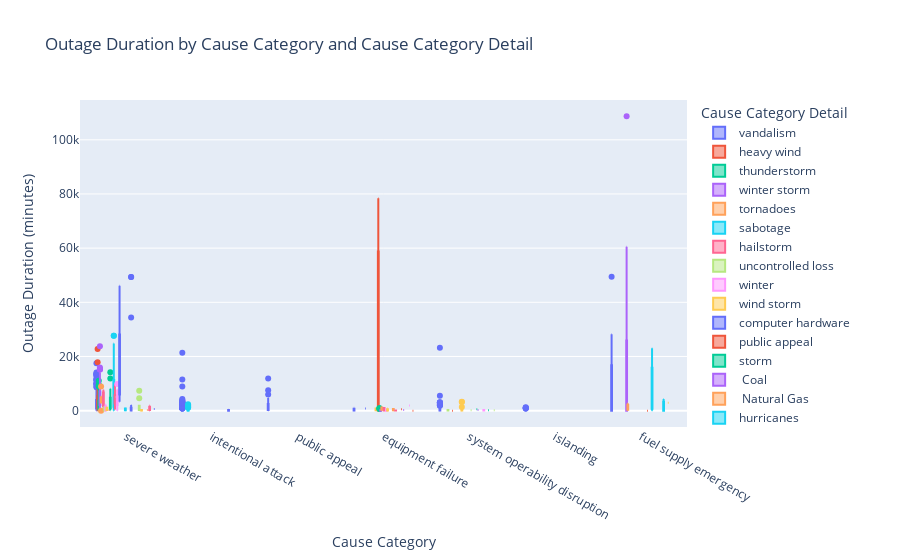

Notebook code for this chart:
### Markdown cell above
### Analysis 5) Cause Category and Cause Category Detail vs Outage Duration

### Code cell
# Create a box plot to visualize the distribution of OUTAGE.DURATION for different CAUSE.CATEGORY and CAUSE.CATEGORY.DETAIL
fig5 = px.box(
    df, 
    x="CAUSE.CATEGORY", 
    y="OUTAGE.DURATION", 
    color="CAUSE.CATEGORY.DETAIL",  # Group by CAUSE.CATEGORY.DETAIL
    title="Outage Duration by Cause Category and Cause Category Detail",
    labels={"CAUSE.CATEGORY": "Cause Category", "OUTAGE.DURATION": "Outage Duration (minutes)", "CAUSE.CATEGORY.DETAIL": "Cause Category Detail"}
)

# Show the plot
fig5.show()

### Figure 1 — Plotly figure (JSON) as saved in the notebook; plotly's stock layout.template omitted (floating-point values rounded to 4 significant figures; data arrays with more than 128 entries replaced by an {"elided": "..."} marker saying what was removed)
{"data": [{"alignmentgroup": "True", "hovertemplate": "Cause Category Detail=vandalism<br>Cause Category=%{x}<br>Outage Duration (minutes)=%{y}<extra></extra>", "legendgroup": "vandalism", "marker": {"color": "#636efa"}, "name": "vandalism", "notched": false, "offsetgroup": "vandalism", "orientation": "v", "showlegend": true, "type": "box", "x": {"elided": "806 str values"}, "x0": " ", "xaxis": "x", "y": {"elided": "806 int values"}, "y0": " ", "yaxis": "y"}, {"alignmentgroup": "True", "hovertemplate": "Cause Category Detail=heavy wind<br>Cause Category=%{x}<br>Outage Duration (minutes)=%{y}<extra></extra>", "legendgroup": "heavy wind", "marker": {"color": "#EF553B"}, "name": "heavy wind", "notched": false, "offsetgroup": "heavy wind", "orientation": "v", "showlegend": true, "type": "box", "x": ["severe weather", "severe weather", "severe weather", "severe weather", "severe weather", "severe weather", "severe weather", "severe weather", "severe weather", "severe weather", "severe weather", "severe weather", "severe weather", "severe weather", "severe weather", "severe weather", "severe weather", "severe weather", "severe weather", "severe weather", "severe weather", "severe weather", "severe weather", "severe weather", "severe weather", "severe weather", "severe weather", "severe weather", "severe weather", "severe weather", "severe weather", "severe weather", "severe weather", "severe weather", "severe weather", "severe weather", "severe weather", "severe weather", "severe weather", "severe weather", "severe weather", "severe weather", "severe weather", "severe weather", "severe weather", "severe weather", "severe weather", "severe weather", "severe weather", "severe weather", "severe weather", "severe weather", "severe weather", "severe weather", "severe weather", "severe weather", "severe weather", "severe weather", "severe weather", "severe weather", "severe weather"], "x0": " ", "xaxis": "x", "y": [3000, 480, 5820, 5115, 7650, 2820, 3360, 705, 3494, 5700, 3630, 5840, 570, 600, 1920, 17865, 1200, 2580, 1, 120, 2100, 2040, 3300, 6690, 6276, 2639, 6480, 9630, 3507, 2820, 5855, 22769, 4285, 2279, 1950, 4920, 2985, 6938, 5160, 10499, 805, 3630, 11531, 1420, 930, 11420, 1318, 240, 985, 4380, 4313, 3584, 2100, 1005, 2790, 125, 1230, 131, 570, 60, 1087], "y0": " ", "yaxis": "y"}, {"alignmentgroup": "True", "hovertemplate": "Cause Category Detail=thunderstorm<br>Cause Category=%{x}<br>Outage Duration (minutes)=%{y}<extra></extra>", "legendgroup": "thunderstorm", "marker": {"color": "#00cc96"}, "name": "thunderstorm", "notched": false, "offsetgroup": "thunderstorm", "orientation": "v", "showlegend": true, "type": "box", "x": {"elided": "178 str values"}, "x0": " ", "xaxis": "x", "y": {"elided": "178 int values"}, "y0": " ", "yaxis": "y"}, {"alignmentgroup": "True", "hovertemplate": "Cause Category Detail=winter storm<br>Cause Category=%{x}<br>Outage Duration (minutes)=%{y}<extra></extra>", "legendgroup": "winter storm", "marker": {"color": "#ab63fa"}, "name": "winter storm", "notched": false, "offsetgroup": "winter storm", "orientation": "v", "showlegend": true, "type": "box", "x": ["severe weather", "severe weather", "severe weather", "severe weather", "severe weather", "severe weather", "severe weather", "severe weather", "severe weather", "severe weather", "severe weather", "severe weather", "severe weather", "severe weather", "severe weather", "severe weather", "severe weather", "severe weather", "severe weather", "severe weather", "severe weather", "severe weather", "severe weather", "severe weather", "severe weather", "severe weather", "severe weather", "severe weather", "severe weather", "severe weather", "severe weather", "severe weather", "severe weather", "severe weather", "severe weather", "severe weather", "severe weather", "severe weather", "severe weather", "severe weather", "severe weather", "severe weather", "severe weather", "severe weather", "severe weather", "severe weather", "severe weather", "severe weather", "severe weather", "severe weather", "severe weather", "severe weather", "severe weather", "severe weather", "severe weather", "severe weather", "severe weather", "severe weather", "severe weather", "severe weather", "severe weather", "severe weather", "severe weather", "severe weather", "severe weather", "severe weather", "severe weather", "severe weather", "severe weather", "severe weather", "severe weather", "severe weather", "severe weather", "severe weather", "severe weather", "severe weather", "severe weather", "severe weather", "severe weather", "severe weather", "severe weather", "severe weather", "severe weather", "severe weather", "severe weather", "severe weather", "severe weather", "severe weather", "severe weather", "severe weather", "severe weather", "severe weather", "severe weather", "severe weather", "severe weather", "severe weather", "severe weather", "severe weather", "severe weather", "severe weather", "severe weather"], "x0": " ", "xaxis": "x", "y": [1860, 2818, 32, 4200, 2670, 3540, 3637, 4320, 4110, 6420, 4050, 9150, 327, 1860, 6300, 2120, 15950, 23773, 12240, 1020, 5340, 8940, 1920, 2700, 1671, 3938, 4440, 4232, 5790, 9450, 4139, 720, 2790, 7080, 3570, 6492, 15180, 11640, 7920, 6480, 3388, 3720, 11580, 7440, 3480, 6600, 9886, 6660, 4150, 4740, 4140, 15420, 347, 1044, 10726, 5400, 7320, 2520, 13140, 15492, 4740, 2645, 4890, 2759, 5160, 15180, 5910, 2820, 1950, 6780, 5227, 4080, 10274, 2700, 8160, 1355, 2640, 1565, 2691, 485, 106, 810, 1380, 1800, 1865, 5880, 11880, 7200, 148, 13972, 480, 4745, 2108, 3667, 1037, 673, 950, 2140, 1, 13650, 14040], "y0": " ", "yaxis": "y"}, {"alignmentgroup": "True", "hovertemplate": "Cause Category Detail=tornadoes<br>Cause Category=%{x}<br>Outage Duration (minutes)=%{y}<extra></extra>", "legendgroup": "tornadoes", "marker": {"color": "#FFA15A"}, "name": "tornadoes", "notched": false, "offsetgroup": "tornadoes", "orientation": "v", "showlegend": true, "type": "box", "x": ["severe weather", "severe weather", "severe weather", "severe weather", "severe weather", "severe weather", "severe weather", "severe weather"], "x0": " ", "xaxis": "x", "y": [2970, 8880, 4032, 4045, 3264, 4, 3000, 5310], "y0": " ", "yaxis": "y"}, {"alignmentgroup": "True", "hovertemplate": "Cause Category Detail=sabotage<br>Cause Category=%{x}<br>Outage Duration (minutes)=%{y}<extra></extra>", "legendgroup": "sabotage", "marker": {"color": "#19d3f3"}, "name": "sabotage", "notched": false, "offsetgroup": "sabotage", "orientation": "v", "showlegend": true, "type": "box", "x": ["intentional attack", "intentional attack", "intentional attack", "intentional attack", "intentional attack", "intentional attack", "intentional attack", "intentional attack", "intentional attack", "intentional attack", "intentional attack", "intentional attack", "intentional attack", "intentional attack", "intentional attack", "intentional attack", "intentional attack", "intentional attack", "intentional attack", "intentional attack", "intentional attack", "intentional attack", "intentional attack", "intentional attack", "intentional attack", "intentional attack", "intentional attack", "intentional attack", "intentional attack", "intentional attack", "intentional attack", "intentional attack"], "x0": " ", "xaxis": "x", "y": [155, 1605, 1, 5, 1, 120, 5, 1919, 1, 189, 227, 451, 1673, 60, 15, 73, 1, 1, 1199, 73, 83, 1, 1, 60, 2363, 1068, 1, 1, 60, 175, 105, 0], "y0": " ", "yaxis": "y"}, {"alignmentgroup": "True", "hovertemplate": "Cause Category Detail=hailstorm<br>Cause Category=%{x}<br>Outage Duration (minutes)=%{y}<extra></extra>", "legendgroup": "hailstorm", "marker": {"color": "#FF6692"}, "name": "hailstorm", "notched": false, "offsetgroup": "hailstorm", "orientation": "v", "showlegend": true, "type": "box", "x": ["severe weather", "severe weather", "severe weather"], "x0": " ", "xaxis": "x", "y": [3621, 7740, 1080], "y0": " ", "yaxis": "y"}, {"alignmentgroup": "True", "hovertemplate": "Cause Category Detail=uncontrolled loss<br>Cause Category=%{x}<br>Outage Duration (minutes)=%{y}<extra></extra>", "legendgroup": "uncontrolled loss", "marker": {"color": "#B6E880"}, "name": "uncontrolled loss", "notched": false, "offsetgroup": "uncontrolled loss", "orientation": "v", "showlegend": true, "type": "box", "x": ["system operability disruption", "system operability disruption", "system operability disruption", "system operability disruption", "system operability disruption", "severe weather", "system operability disruption", "system operability disruption", "system operability disruption", "system operability disruption", "system operability disruption", "severe weather", "system operability disruption", "system operability disruption"], "x0": " ", "xaxis": "x", "y": [19, 21, 373, 304, 204, 30, 65, 50, 90, 55, 25, 1226, 224, 220], "y0": " ", "yaxis": "y"}, {"alignmentgroup": "True", "hovertemplate": "Cause Category Detail=winter<br>Cause Category=%{x}<br>Outage Duration (minutes)=%{y}<extra></extra>", "legendgroup": "winter", "marker": {"color": "#FF97FF"}, "name": "winter", "notched": false, "offsetgroup": "winter", "orientation": "v", "showlegend": true, "type": "box", "x": ["severe weather", "severe weather", "severe weather", "severe weather", "severe weather", "severe weather", "severe weather", "severe weather", "severe weather", "severe weather", "severe weather", "severe weather", "severe weather", "severe weather", "severe weather", "severe weather", "severe weather", "severe weather", "severe weather", "severe weather", "severe weather", "severe weather", "severe weather"], "x0": " ", "xaxis": "x", "y": [935, 150, 251, 1200, 150, 1920, 1203, 1559, 2280, 1840, 1196, 59, 1, 54, 1, 1950, 1265, 182, 180, 300, 54, 53, 1999], "y0": " ", "yaxis": "y"}, {"alignmentgroup": "True", "hovertemplate": "Cause Category Detail=wind storm<br>Cause Category=%{x}<br>Outage Duration (minutes)=%{y}<extra></extra>", "legendgroup": "wind storm", "marker": {"color": "#FECB52"}, "name": "wind storm", "notched": false, "offsetgroup": "wind storm", "orientation": "v", "showlegend": true, "type": "box", "x": ["severe weather", "severe weather", "severe weather", "severe weather", "severe weather", "severe weather"], "x0": " ", "xaxis": "x", "y": [1260, 528, 1050, 455, 103, 210], "y0": " ", "yaxis": "y"}, {"alignmentgroup": "True", "hovertemplate": "Cause Category Detail=computer hardware<br>Cause Category=%{x}<br>Outage Duration (minutes)=%{y}<extra></extra>", "legendgroup": "computer hardware", "marker": {"color": "#636efa"}, "name": "computer hardware", "notched": false, "offsetgroup": "computer hardware", "orientation": "v", "showlegend": true, "type": "box", "x": ["equipment failure"], "x0": " ", "xaxis": "x", "y": [762], "y0": " ", "yaxis": "y"}, {"alignmentgroup": "True", "hovertemplate": "Cause Category Detail=public appeal<br>Cause Category=%{x}<br>Outage Duration (minutes)=%{y}<extra></extra>", "legendgroup": "public appeal", "marker": {"color": "#EF553B"}, "name": "public appeal", "notched": false, "offsetgroup": "public appeal", "orientation": "v", "showlegend": true, "type": "box", "x": ["system operability disruption", "severe weather"], "x0": " ", "xaxis": "x", "y": [1, 280], "y0": " ", "yaxis": "y"}, {"alignmentgroup": "True", "hovertemplate": "Cause Category Detail=storm<br>Cause Category=%{x}<br>Outage Duration (minutes)=%{y}<extra></extra>", "legendgroup": "storm", "marker": {"color": "#00cc96"}, "name": "storm", "notched": false, "offsetgroup": "storm", "orientation": "v", "showlegend": true, "type": "box", "x": ["severe weather", "severe weather", "severe weather", "severe weather", "severe weather", "severe weather", "severe weather", "severe weather", "severe weather", "severe weather", "severe weather", "severe weather", "severe weather", "severe weather", "severe weather", "severe weather", "severe weather", "severe weather", "severe weather", "severe weather", "severe weather", "severe weather", "severe weather", "severe weather", "severe weather", "severe weather", "severe weather", "severe weather", "severe weather", "severe weather", "severe weather", "severe weather", "severe weather", "severe weather", "severe weather", "severe weather", "severe weather", "severe weather", "severe weather", "severe weather", "severe weather"], "x0": " ", "xaxis": "x", "y": [136, 4410, 4830, 4320, 3915, 11850, 5790, 4259, 1830, 6000, 2220, 1130, 7609, 659, 1320, 810, 1200, 960, 4470, 4338, 930, 373, 3599, 6090, 2089, 3300, 4710, 1456, 523, 1470, 294, 3408, 14190, 6070, 8100, 130, 6914, 385, 4260, 2640, 198], "y0": " ", "yaxis": "y"}, {"alignmentgroup": "True", "hovertemplate": "Cause Category Detail= Coal<br>Cause Category=%{x}<br>Outage Duration (minutes)=%{y}<extra></extra>", "legendgroup": " Coal", "marker": {"color": "#ab63fa"}, "name": " Coal", "notched": false, "offsetgroup": " Coal", "orientation": "v", "showlegend": true, "type": "box", "x": ["fuel supply emergency", "fuel supply emergency", "fuel supply emergency", "fuel supply emergency", "fuel supply emergency", "fuel supply emergency", "fuel supply emergency", "fuel supply emergency", "fuel supply emergency", "fuel supply emergency"], "x0": " ", "xaxis": "x", "y": [1, 108653, 8468, 18660, 1, 20160, 1, 20160, 25920, 60480], "y0": " ", "yaxis": "y"}, {"alignmentgroup": "True", "hovertemplate": "Cause Category Detail= Natural Gas<br>Cause Category=%{x}<br>Outage Duration (minutes)=%{y}<extra></extra>", "legendgroup": " Natural Gas", "marker": {"color": "#FFA15A"}, "name": " Natural Gas", "notched": false, "offsetgroup": " Natural Gas", "orientation": "v", "showlegend": true, "type": "box", "x": ["fuel supply emergency", "fuel supply emergency", "fuel supply emergency", "fuel supply emergency", "fuel supply emergency", "fuel supply emergency", "fuel supply emergency"], "x0": " ", "xaxis": "x", "y": [104, 2761, 2355, 540, 370, 1260, 324], "y0": " ", "yaxis": "y"}, {"alignmentgroup": "True", "hovertemplate": "Cause Category Detail=hurricanes<br>Cause Category=%{x}<br>Outage Duration (minutes)=%{y}<extra></extra>", "legendgroup": "hurricanes", "marker": {"color": "#19d3f3"}, "name": "hurricanes", "notched": false, "offsetgroup": "hurricanes", "orientation": "v", "showlegend": true, "type": "box", "x": ["severe weather", "severe weather", "severe weather", "severe weather", "severe weather", "severe weather", "severe weather", "severe weather", "severe weather", "severe weather", "severe weather", "severe weather", "severe weather", "severe weather", "severe weather", "severe weather", "severe weather", "severe weather", "severe weather", "severe weather", "severe weather", "severe weather", "severe weather", "severe weather", "severe weather", "severe weather", "severe weather", "severe weather", "severe weather", "severe weather", "severe weather", "severe weather", "severe weather", "severe weather", "severe weather", "severe weather", "severe weather", "severe weather", "severe weather", "severe weather", "severe weather", "severe weather", "severe weather", "severe weather", "severe weather", "severe weather", "severe weather", "severe weather", "severe weather", "severe weather", "severe weather", "severe weather", "severe weather", "severe weather", "severe weather", "severe weather", "severe weather", "severe weather", "severe weather", "severe weather", "severe weather", "severe weather", "severe weather", "severe weather", "severe weather", "severe weather", "severe weather", "severe weather", "severe weather", "severe weather", "severe weather", "severe weather", "severe weather", "severe weather"], "x0": " ", "xaxis": "x", "y": [17339, 2340, 9486, 12180, 27698, 12124, 1620, 3360, 685, 27698, 21540, 12890, 2507, 8979, 4800, 10530, 299, 6713, 13488, 300, 4200, 10619, 1440, 990, 1528, 1890, 885, 15, 4140, 11337, 9360, 9600, 488, 14500, 20280, 14639, 8268, 2160, 1440, 692, 13215, 17812, 20416, 6240, 3067, 3060, 1, 18804, 1867, 240, 5820, 720, 480, 3600, 5071, 6840, 221, 24780, 7560, 10380, 2040, 12060, 1080, 1680, 13920, 1099, 2460, 1523, 1560, 360, 1656, 3525, 1187, 2535], "y0": " ", "yaxis": "y"}, {"alignmentgroup": "True", "hovertemplate": "Cause Category Detail=wind/rain<br>Cause Category=%{x}<br>Outage Duration (minutes)=%{y}<extra></extra>", "legendgroup": "wind/rain", "marker": {"color": "#FF6692"}, "name": "wind/rain", "notched": false, "offsetgroup": "wind/rain", "orientation": "v", "showlegend": true, "type": "box", "x": ["severe weather", "severe weather", "severe weather", "severe weather", "severe weather", "severe weather", "severe weather", "severe weather", "severe weather", "severe weather", "severe weather", "severe weather"], "x0": " ", "xaxis": "x", "y": [4590, 5670, 5700, 2319, 5320, 9719, 9480, 5760, 390, 2895, 1301, 3305], "y0": " ", "yaxis": "y"}, {"alignmentgroup": "True", "hovertemplate": "Cause Category Detail=snow/ice storm<br>Cause Category=%{x}<br>Outage Duration (minutes)=%{y}<extra></extra>", "legendgroup": "snow/ice storm", "marker": {"color": "#B6E880"}, "name": "snow/ice storm", "notched": false, "offsetgroup": "snow/ice storm", "orientation": "v", "showlegend": true, "type": "box", "x": ["severe weather"], "x0": " ", "xaxis": "x", "y": [5034], "y0": " ", "yaxis": "y"}, {"alignmentgroup": "True", "hovertemplate": "Cause Category Detail=snow/ice <br>Cause Category=%{x}<br>Outage Duration (minutes)=%{y}<extra></extra>", "legendgroup": "snow/ice ", "marker": {"color": "#FF97FF"}, "name": "snow/ice ", "notched": false, "offsetgroup": "snow/ice ", "orientation": "v", "showlegend": true, "type": "box", "x": ["severe weather", "severe weather", "severe weather", "severe weather", "severe weather", "severe weather", "severe weather", "severe weather", "severe weather", "severe weather", "severe weather", "severe weather", "severe weather"], "x0": " ", "xaxis": "x", "y": [9857, 4242, 7809, 1, 1, 2668, 6940, 4510, 4177, 3943, 448, 4122, 2652], "y0": " ", "yaxis": "y"}, {"alignmentgroup": "True", "hovertemplate": "Cause Category Detail=transmission interruption<br>Cause Category=%{x}<br>Outage Duration (minutes)=%{y}<extra></extra>", "legendgroup": "transmission interruption", "marker": {"color": "#FECB52"}, "name": "transmission interruption", "notched": false, "offsetgroup": "transmission interruption", "orientation": "v", "showlegend": true, "type": "box", "x": ["equipment failure", "system operability disruption", "system operability disruption", "system operability disruption", "system operability disruption", "equipment failure", "system operability disruption", "system operability disruption", "system operability disruption", "system operability disruption", "system operability disruption", "system operability disruption", "system operability disruption", "system operability disruption", "system operability disruption", "system operability disruption", "system operability disruption", "system operability disruption", "system operability disruption"], "x0": " ", "xaxis": "x", "y": [761, 3255, 70, 6, 300, 149, 129, 0, 42, 1365, 191, 3180, 816, 230, 249, 161, 40, 213, 0], "y0": " ", "yaxis": "y"}, {"alignmentgroup": "True", "hovertemplate": "Cause Category Detail=flooding<br>Cause Category=%{x}<br>Outage Duration (minutes)=%{y}<extra></extra>", "legendgroup": "flooding", "marker": {"color": "#636efa"}, "name": "flooding", "notched": false, "offsetgroup": "flooding", "orientation": "v", "showlegend": true, "type": "box", "x": ["severe weather", "severe weather", "severe weather", "severe weather"], "x0": " ", "xaxis": "x", "y": [46080, 10140, 3300, 8670], "y0": " ", "yaxis": "y"}, {"alignmentgroup": "True", "hovertemplate": "Cause Category Detail=transformer outage<br>Cause Category=%{x}<br>Outage Duration (minutes)=%{y}<extra></extra>", "legendgroup": "transformer outage", "marker": {"color": "#EF553B"}, "name": "transformer outage", "notched": false, "offsetgroup": "transformer outage", "orientation": "v", "showlegend": true, "type": "box", "x": ["equipment failure", "equipment failure", "equipment failure"], "x0": " ", "xaxis": "x", "y": [78377, 1, 50], "y0": " ", "yaxis": "y"}, {"alignmentgroup": "True", "hovertemplate": "Cause Category Detail=generator trip<br>Cause Category=%{x}<br>Outage Duration (minutes)=%{y}<extra></extra>", "legendgroup": "generator trip", "marker": {"color": "#00cc96"}, "name": "generator trip", "notched": false, "offsetgroup": "generator trip", "orientation": "v", "showlegend": true, "type": "box", "x": ["equipment failure", "equipment failure", "equipment failure", "equipment failure", "equipment failure", "equipment failure", "equipment failure", "equipment failure", "equipment failure", "equipment failure", "equipment failure", "equipment failure", "equipment failure", "equipment failure", "equipment failure", "equipment failure"], "x0": " ", "xaxis": "x", "y": [168, 600, 159, 0, 227, 295, 221, 155, 159, 854, 179, 182, 269, 125, 230, 909], "y0": " ", "yaxis": "y"}, {"alignmentgroup": "True", "hovertemplate": "Cause Category Detail=relaying malfunction<br>Cause Category=%{x}<br>Outage Duration (minutes)=%{y}<extra></extra>", "legendgroup": "relaying malfunction", "marker": {"color": "#ab63fa"}, "name": "relaying malfunction", "notched": false, "offsetgroup": "relaying malfunction", "orientation": "v", "showlegend": true, "type": "box", "x": ["equipment failure", "equipment failure", "equipment failure"], "x0": " ", "xaxis": "x", "y": [186, 1, 1], "y0": " ", "yaxis": "y"}, {"alignmentgroup": "True", "hovertemplate": "Cause Category Detail=transmission trip<br>Cause Category=%{x}<br>Outage Duration (minutes)=%{y}<extra></extra>", "legendgroup": "transmission trip", "marker": {"color": "#FFA15A"}, "name": "transmission trip", "notched": false, "offsetgroup": "transmission trip", "orientation": "v", "showlegend": true, "type": "box", "x": ["equipment failure", "equipment failure", "equipment failure", "equipment failure", "equipment failure", "equipment failure"], "x0": " ", "xaxis": "x", "y": [318, 885, 1204, 182, 1419, 396], "y0": " ", "yaxis": "y"}, {"alignmentgroup": "True", "hovertemplate": "Cause Category Detail=lightning<br>Cause Category=%{x}<br>Outage Duration (minutes)=%{y}<extra></extra>", "legendgroup": "lightning", "marker": {"color": "#19d3f3"}, "name": "lightning", "notched": false, "offsetgroup": "lightning", "orientation": "v", "showlegend": true, "type": "box", "x": ["severe weather", "severe weather", "severe weather"], "x0": " ", "xaxis": "x", "y": [847, 656, 30], "y0": " ", "yaxis": "y"}, {"alignmentgroup": "True", "hovertemplate": "Cause Category Detail=switching<br>Cause Category=%{x}<br>Outage Duration (minutes)=%{y}<extra></extra>", "legendgroup": "switching", "marker": {"color": "#FF6692"}, "name": "switching", "notched": false, "offsetgroup": "switching", "orientation": "v", "showlegend": true, "type": "box", "x": ["equipment failure", "equipment failure"], "x0": " ", "xaxis": "x", "y": [39, 945], "y0": " ", "yaxis": "y"}, {"alignmentgroup": "True", "hovertemplate": "Cause Category Detail=shed load<br>Cause Category=%{x}<br>Outage Duration (minutes)=%{y}<extra></extra>", "legendgroup": "shed load", "marker": {"color": "#B6E880"}, "name": "shed load", "notched": false, "offsetgroup": "shed load", "orientation": "v", "showlegend": true, "type": "box", "x": ["system operability disruption"], "x0": " ", "xaxis": "x", "y": [130], "y0": " ", "yaxis": "y"}, {"alignmentgroup": "True", "hovertemplate": "Cause Category Detail=line fault<br>Cause Category=%{x}<br>Outage Duration (minutes)=%{y}<extra></extra>", "legendgroup": "line fault", "marker": {"color": "#FF97FF"}, "name": "line fault", "notched": false, "offsetgroup": "line fault", "orientation": "v", "showlegend": true, "type": "box", "x": ["equipment failure", "equipment failure"], "x0": " ", "xaxis": "x", "y": [1, 418], "y0": " ", "yaxis": "y"}, {"alignmentgroup": "True", "hovertemplate": "Cause Category Detail=breaker trip<br>Cause Category=%{x}<br>Outage Duration (minutes)=%{y}<extra></extra>", "legendgroup": "breaker trip", "marker": {"color": "#FECB52"}, "name": "breaker trip", "notched": false, "offsetgroup": "breaker trip", "orientation": "v", "showlegend": true, "type": "box", "x": ["equipment failure", "equipment failure", "equipment failure", "equipment failure"], "x0": " ", "xaxis": "x", "y": [1, 35, 100, 871], "y0": " ", "yaxis": "y"}, {"alignmentgroup": "True", "hovertemplate": "Cause Category Detail=wildfire<br>Cause Category=%{x}<br>Outage Duration (minutes)=%{y}<extra></extra>", "legendgroup": "wildfire", "marker": {"color": "#636efa"}, "name": "wildfire", "notched": false, "offsetgroup": "wildfire", "orientation": "v", "showlegend": true, "type": "box", "x": ["severe weather", "severe weather", "severe weather", "severe weather", "severe weather", "severe weather", "severe weather", "severe weather", "severe weather", "severe weather", "severe weather", "severe weather", "severe weather", "severe weather", "severe weather", "severe weather", "severe weather", "severe weather", "severe weather", "severe weather", "severe weather", "severe weather", "severe weather", "severe weather", "severe weather", "severe weather"], "x0": " ", "xaxis": "x", "y": [1, 49320, 66, 49320, 283, 333, 1050, 870, 2100, 1054, 365, 1, 34390, 13, 47, 252, 962, 47, 17, 21, 617, 1, 37, 751, 1414, 115], "y0": " ", "yaxis": "y"}, {"alignmentgroup": "True", "hovertemplate": "Cause Category Detail= Hydro<br>Cause Category=%{x}<br>Outage Duration (minutes)=%{y}<extra></extra>", "legendgroup": " Hydro", "marker": {"color": "#EF553B"}, "name": " Hydro", "notched": false, "offsetgroup": " Hydro", "orientation": "v", "showlegend": true, "type": "box", "x": ["fuel supply emergency"], "x0": " ", "xaxis": "x", "y": [1], "y0": " ", "yaxis": "y"}, {"alignmentgroup": "True", "hovertemplate": "Cause Category Detail=majorsystem interruption<br>Cause Category=%{x}<br>Outage Duration (minutes)=%{y}<extra></extra>", "legendgroup": "majorsystem interruption", "marker": {"color": "#00cc96"}, "name": "majorsystem interruption", "notched": false, "offsetgroup": "majorsystem interruption", "orientation": "v", "showlegend": true, "type": "box", "x": ["system operability disruption"], "x0": " ", "xaxis": "x", "y": [554], "y0": " ", "yaxis": "y"}, {"alignmentgroup": "True", "hovertemplate": "Cause Category Detail=voltage reduction<br>Cause Category=%{x}<br>Outage Duration (minutes)=%{y}<extra></extra>", "legendgroup": "voltage reduction", "marker": {"color": "#ab63fa"}, "name": "voltage reduction", "notched": false, "offsetgroup": "voltage reduction", "orientation": "v", "showlegend": true, "type": "box", "x": ["system operability disruption"], "x0": " ", "xaxis": "x", "y": [278], "y0": " ", "yaxis": "y"}, {"alignmentgroup": "True", "hovertemplate": "Cause Category Detail=transmission<br>Cause Category=%{x}<br>Outage Duration (minutes)=%{y}<extra></extra>", "legendgroup": "transmission", "marker": {"color": "#FFA15A"}, "name": "transmission", "notched": false, "offsetgroup": "transmission", "orientation": "v", "showlegend": true, "type": "box", "x": ["equipment failure", "equipment failure", "equipment failure"], "x0": " ", "xaxis": "x", "y": [376, 652, 61], "y0": " ", "yaxis": "y"}, {"alignmentgroup": "True", "hovertemplate": "Cause Category Detail=Coal<br>Cause Category=%{x}<br>Outage Duration (minutes)=%{y}<extra></extra>", "legendgroup": "Coal", "marker": {"color": "#19d3f3"}, "name": "Coal", "notched": false, "offsetgroup": "Coal", "orientation": "v", "showlegend": true, "type": "box", "x": ["fuel supply emergency", "fuel supply emergency", "fuel supply emergency", "fuel supply emergency", "fuel supply emergency", "fuel supply emergency", "fuel supply emergency", "fuel supply emergency"], "x0": " ", "xaxis": "x", "y": [1440, 17310, 3600, 5850, 23040, 14400, 1, 1], "y0": " ", "yaxis": "y"}, {"alignmentgroup": "True", "hovertemplate": "Cause Category Detail=substation<br>Cause Category=%{x}<br>Outage Duration (minutes)=%{y}<extra></extra>", "legendgroup": "substation", "marker": {"color": "#FF6692"}, "name": "substation", "notched": false, "offsetgroup": "substation", "orientation": "v", "showlegend": true, "type": "box", "x": ["equipment failure", "equipment failure"], "x0": " ", "xaxis": "x", "y": [15, 64], "y0": " ", "yaxis": "y"}, {"alignmentgroup": "True", "hovertemplate": "Cause Category Detail=heatwave<br>Cause Category=%{x}<br>Outage Duration (minutes)=%{y}<extra></extra>", "legendgroup": "heatwave", "marker": {"color": "#B6E880"}, "name": "heatwave", "notched": false, "offsetgroup": "heatwave", "orientation": "v", "showlegend": true, "type": "box", "x": ["severe weather", "severe weather", "severe weather", "severe weather", "severe weather", "severe weather", "severe weather", "severe weather", "severe weather", "severe weather"], "x0": " ", "xaxis": "x", "y": [420, 1800, 420, 180, 7371, 435, 180, 270, 300, 4605], "y0": " ", "yaxis": "y"}, {"alignmentgroup": "True", "hovertemplate": "Cause Category Detail=distribution interruption<br>Cause Category=%{x}<br>Outage Duration (minutes)=%{y}<extra></extra>", "legendgroup": "distribution interruption", "marker": {"color": "#FF97FF"}, "name": "distribution interruption", "notched": false, "offsetgroup": "distribution interruption", "orientation": "v", "showlegend": true, "type": "box", "x": ["system operability disruption", "system operability disruption"], "x0": " ", "xaxis": "x", "y": [45, 195], "y0": " ", "yaxis": "y"}, {"alignmentgroup": "True", "hovertemplate": "Cause Category Detail=wind<br>Cause Category=%{x}<br>Outage Duration (minutes)=%{y}<extra></extra>", "legendgroup": "wind", "marker": {"color": "#FECB52"}, "name": "wind", "notched": false, "offsetgroup": "wind", "orientation": "v", "showlegend": true, "type": "box", "x": ["severe weather", "severe weather", "severe weather"], "x0": " ", "xaxis": "x", "y": [210, 1, 285], "y0": " ", "yaxis": "y"}, {"alignmentgroup": "True", "hovertemplate": "Cause Category Detail=suspicious activity<br>Cause Category=%{x}<br>Outage Duration (minutes)=%{y}<extra></extra>", "legendgroup": "suspicious activity", "marker": {"color": "#636efa"}, "name": "suspicious activity", "notched": false, "offsetgroup": "suspicious activity", "orientation": "v", "showlegend": true, "type": "box", "x": ["intentional attack", "intentional attack", "intentional attack"], "x0": " ", "xaxis": "x", "y": [4, 5, 360], "y0": " ", "yaxis": "y"}, {"alignmentgroup": "True", "hovertemplate": "Cause Category Detail=feeder shutdown<br>Cause Category=%{x}<br>Outage Duration (minutes)=%{y}<extra></extra>", "legendgroup": "feeder shutdown", "marker": {"color": "#EF553B"}, "name": "feeder shutdown", "notched": false, "offsetgroup": "feeder shutdown", "orientation": "v", "showlegend": true, "type": "box", "x": ["equipment failure"], "x0": " ", "xaxis": "x", "y": [494], "y0": " ", "yaxis": "y"}, {"alignmentgroup": "True", "hovertemplate": "Cause Category Detail=100 MW loadshed<br>Cause Category=%{x}<br>Outage Duration (minutes)=%{y}<extra></extra>", "legendgroup": "100 MW loadshed", "marker": {"color": "#00cc96"}, "name": "100 MW loadshed", "notched": false, "offsetgroup": "100 MW loadshed", "orientation": "v", "showlegend": true, "type": "box", "x": ["system operability disruption"], "x0": " ", "xaxis": "x", "y": [152], "y0": " ", "yaxis": "y"}, {"alignmentgroup": "True", "hovertemplate": "Cause Category Detail=plant trip<br>Cause Category=%{x}<br>Outage Duration (minutes)=%{y}<extra></extra>", "legendgroup": "plant trip", "marker": {"color": "#ab63fa"}, "name": "plant trip", "notched": false, "offsetgroup": "plant trip", "orientation": "v", "showlegend": true, "type": "box", "x": ["equipment failure"], "x0": " ", "xaxis": "x", "y": [202], "y0": " ", "yaxis": "y"}, {"alignmentgroup": "True", "hovertemplate": "Cause Category Detail=fog<br>Cause Category=%{x}<br>Outage Duration (minutes)=%{y}<extra></extra>", "legendgroup": "fog", "marker": {"color": "#FFA15A"}, "name": "fog", "notched": false, "offsetgroup": "fog", "orientation": "v", "showlegend": true, "type": "box", "x": ["severe weather"], "x0": " ", "xaxis": "x", "y": [255], "y0": " ", "yaxis": "y"}, {"alignmentgroup": "True", "hovertemplate": "Cause Category Detail=Hydro<br>Cause Category=%{x}<br>Outage Duration (minutes)=%{y}<extra></extra>", "legendgroup": "Hydro", "marker": {"color": "#19d3f3"}, "name": "Hydro", "notched": false, "offsetgroup": "Hydro", "orientation": "v", "showlegend": true, "type": "box", "x": ["fuel supply emergency", "fuel supply emergency", "fuel supply emergency", "fuel supply emergency", "fuel supply emergency"], "x0": " ", "xaxis": "x", "y": [1, 660, 4320, 2880, 1], "y0": " ", "yaxis": "y"}, {"alignmentgroup": "True", "hovertemplate": "Cause Category Detail=earthquake<br>Cause Category=%{x}<br>Outage Duration (minutes)=%{y}<extra></extra>", "legendgroup": "earthquake", "marker": {"color": "#FF6692"}, "name": "earthquake", "notched": false, "offsetgroup": "earthquake", "orientation": "v", "showlegend": true, "type": "box", "x": ["severe weather", "severe weather", "severe weather", "severe weather"], "x0": " ", "xaxis": "x", "y": [721, 0, 543, 1906], "y0": " ", "yaxis": "y"}, {"alignmentgroup": "True", "hovertemplate": "Cause Category Detail=HVSubstation interruption<br>Cause Category=%{x}<br>Outage Duration (minutes)=%{y}<extra></extra>", "legendgroup": "HVSubstation interruption", "marker": {"color": "#B6E880"}, "name": "HVSubstation interruption", "notched": false, "offsetgroup": "HVSubstation interruption", "orientation": "v", "showlegend": true, "type": "box", "x": ["system operability disruption"], "x0": " ", "xaxis": "x", "y": [124], "y0": " ", "yaxis": "y"}, {"alignmentgroup": "True", "hovertemplate": "Cause Category Detail=cables<br>Cause Category=%{x}<br>Outage Duration (minutes)=%{y}<extra></extra>", "legendgroup": "cables", "marker": {"color": "#FF97FF"}, "name": "cables", "notched": false, "offsetgroup": "cables", "orientation": "v", "showlegend": true, "type": "box", "x": ["equipment failure"], "x0": " ", "xaxis": "x", "y": [1914], "y0": " ", "yaxis": "y"}, {"alignmentgroup": "True", "hovertemplate": "Cause Category Detail=Petroleum<br>Cause Category=%{x}<br>Outage Duration (minutes)=%{y}<extra></extra>", "legendgroup": "Petroleum", "marker": {"color": "#FECB52"}, "name": "Petroleum", "notched": false, "offsetgroup": "Petroleum", "orientation": "v", "showlegend": true, "type": "box", "x": ["fuel supply emergency"], "x0": " ", "xaxis": "x", "y": [2891], "y0": " ", "yaxis": "y"}, {"alignmentgroup": "True", "hovertemplate": "Cause Category Detail=thunderstorm; islanding<br>Cause Category=%{x}<br>Outage Duration (minutes)=%{y}<extra></extra>", "legendgroup": "thunderstorm; islanding", "marker": {"color": "#636efa"}, "name": "thunderstorm; islanding", "notched": false, "offsetgroup": "thunderstorm; islanding", "orientation": "v", "showlegend": true, "type": "box", "x": ["severe weather"], "x0": " ", "xaxis": "x", "y": [618], "y0": " ", "yaxis": "y"}, {"alignmentgroup": "True", "hovertemplate": "Cause Category Detail=failure<br>Cause Category=%{x}<br>Outage Duration (minutes)=%{y}<extra></extra>", "legendgroup": "failure", "marker": {"color": "#EF553B"}, "name": "failure", "notched": false, "offsetgroup": "failure", "orientation": "v", "showlegend": true, "type": "box", "x": ["equipment failure"], "x0": " ", "xaxis": "x", "y": [1], "y0": " ", "yaxis": "y"}], "layout": {"autosize": true, "boxmode": "group", "legend": {"title": {"text": "Cause Category Detail"}, "tracegroupgap": 0}, "title": {"text": "Outage Duration by Cause Category and Cause Category Detail"}, "xaxis": {"anchor": "y", "autorange": true, "domain": [0, 1], "range": [-0.539, 6.539], "title": {"text": "Cause Category"}, "type": "category"}, "yaxis": {"anchor": "x", "autorange": true, "domain": [0, 1], "range": [-6036.0, 114700.0], "title": {"text": "Outage Duration (minutes)"}, "type": "linear"}}}
